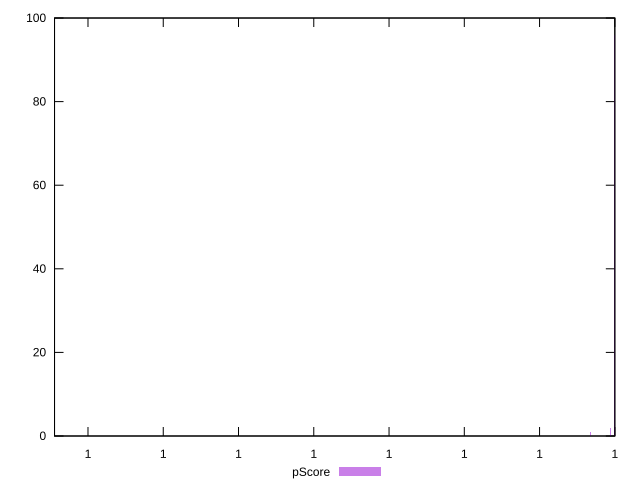

Here is the gnuplot script that generated this plot:
reset

$pScore <<EOF
0.9999999999994814 96
0.9999999999941042 2
0.9999999992560714 1
0.9999999999672177 1
EOF

set key outside below
set boxwidth 1.3443220081987965e-12
set xrange [0.9999999992555412:1]
set yrange [0:100]
set trange [0:100]
set style fill transparent solid 0.5 noborder
set terminal svg size 640, 490 enhanced background rgb 'white'
set output "report_00025_2021-02-22T21:38:55.199Z/total-blocking-time/samples/pages+cached+noadtech+nomedia+nocss/pScore/histogram.svg"

plot $pScore title "pScore" with boxes

reset
